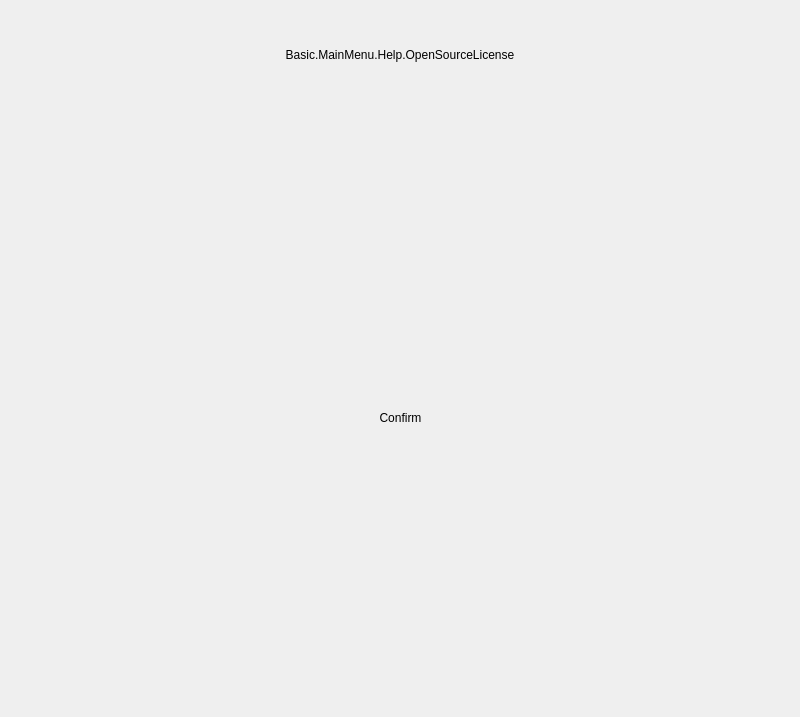
<?xml version="1.0" encoding="UTF-8"?>
<ui version="4.0">
 <class>PLSOpenSourceView</class>
 <widget class="QWidget" name="PLSOpenSourceView">
  <property name="geometry">
   <rect>
    <x>0</x>
    <y>0</y>
    <width>800</width>
    <height>717</height>
   </rect>
  </property>
  <property name="windowTitle">
   <string>PLSOpenSourceView</string>
  </property>
  <property name="styleSheet">
   <string notr="true"/>
  </property>
  <layout class="QVBoxLayout" name="verticalLayout">
   <property name="spacing">
    <number>0</number>
   </property>
   <property name="leftMargin">
    <number>0</number>
   </property>
   <property name="topMargin">
    <number>0</number>
   </property>
   <property name="rightMargin">
    <number>0</number>
   </property>
   <property name="bottomMargin">
    <number>0</number>
   </property>
   <item>
    <spacer name="verticalSpacer">
     <property name="orientation">
      <enum>Qt::Vertical</enum>
     </property>
     <property name="sizeType">
      <enum>QSizePolicy::Fixed</enum>
     </property>
     <property name="sizeHint" stdset="0">
      <size>
       <width>20</width>
       <height>40</height>
      </size>
     </property>
    </spacer>
   </item>
   <item>
    <layout class="QHBoxLayout" name="horizontalLayout">
     <item>
      <spacer name="horizontalSpacer">
       <property name="orientation">
        <enum>Qt::Horizontal</enum>
       </property>
       <property name="sizeType">
        <enum>QSizePolicy::Fixed</enum>
       </property>
       <property name="sizeHint" stdset="0">
        <size>
         <width>20</width>
         <height>20</height>
        </size>
       </property>
      </spacer>
     </item>
     <item>
      <widget class="QLabel" name="topTitleLabel">
       <property name="sizePolicy">
        <sizepolicy hsizetype="Preferred" vsizetype="Fixed">
         <horstretch>0</horstretch>
         <verstretch>0</verstretch>
        </sizepolicy>
       </property>
       <property name="minimumSize">
        <size>
         <width>0</width>
         <height>30</height>
        </size>
       </property>
       <property name="maximumSize">
        <size>
         <width>16777215</width>
         <height>30</height>
        </size>
       </property>
       <property name="text">
        <string>Basic.MainMenu.Help.OpenSourceLicense</string>
       </property>
       <property name="alignment">
        <set>Qt::AlignCenter</set>
       </property>
      </widget>
     </item>
     <item>
      <spacer name="horizontalSpacer_2">
       <property name="orientation">
        <enum>Qt::Horizontal</enum>
       </property>
       <property name="sizeType">
        <enum>QSizePolicy::Fixed</enum>
       </property>
       <property name="sizeHint" stdset="0">
        <size>
         <width>20</width>
         <height>20</height>
        </size>
       </property>
      </spacer>
     </item>
    </layout>
   </item>
   <item>
    <spacer name="verticalSpacer_2">
     <property name="orientation">
      <enum>Qt::Vertical</enum>
     </property>
     <property name="sizeType">
      <enum>QSizePolicy::Fixed</enum>
     </property>
     <property name="sizeHint" stdset="0">
      <size>
       <width>20</width>
       <height>30</height>
      </size>
     </property>
    </spacer>
   </item>
   <item>
    <layout class="QHBoxLayout" name="horizontalLayout_2">
     <item>
      <spacer name="horizontalSpacer_3">
       <property name="orientation">
        <enum>Qt::Horizontal</enum>
       </property>
       <property name="sizeType">
        <enum>QSizePolicy::Fixed</enum>
       </property>
       <property name="sizeHint" stdset="0">
        <size>
         <width>25</width>
         <height>20</height>
        </size>
       </property>
      </spacer>
     </item>
     <item>
      <widget class="QWidget" name="cefBackView" native="true">
       <property name="minimumSize">
        <size>
         <width>0</width>
         <height>248</height>
        </size>
       </property>
       <layout class="QVBoxLayout" name="verticalLayout_2">
        <property name="spacing">
         <number>0</number>
        </property>
        <property name="leftMargin">
         <number>0</number>
        </property>
        <property name="topMargin">
         <number>0</number>
        </property>
        <property name="rightMargin">
         <number>0</number>
        </property>
        <property name="bottomMargin">
         <number>0</number>
        </property>
       </layout>
      </widget>
     </item>
     <item>
      <spacer name="horizontalSpacer_4">
       <property name="orientation">
        <enum>Qt::Horizontal</enum>
       </property>
       <property name="sizeType">
        <enum>QSizePolicy::Fixed</enum>
       </property>
       <property name="sizeHint" stdset="0">
        <size>
         <width>25</width>
         <height>20</height>
        </size>
       </property>
      </spacer>
     </item>
    </layout>
   </item>
   <item>
    <spacer name="verticalSpacer_3">
     <property name="orientation">
      <enum>Qt::Vertical</enum>
     </property>
     <property name="sizeType">
      <enum>QSizePolicy::Fixed</enum>
     </property>
     <property name="sizeHint" stdset="0">
      <size>
       <width>20</width>
       <height>30</height>
      </size>
     </property>
    </spacer>
   </item>
   <item>
    <layout class="QHBoxLayout" name="horizontalLayout_3">
     <property name="spacing">
      <number>0</number>
     </property>
     <item>
      <widget class="QLabel" name="lineView">
       <property name="sizePolicy">
        <sizepolicy hsizetype="Preferred" vsizetype="Fixed">
         <horstretch>0</horstretch>
         <verstretch>0</verstretch>
        </sizepolicy>
       </property>
       <property name="minimumSize">
        <size>
         <width>0</width>
         <height>1</height>
        </size>
       </property>
       <property name="maximumSize">
        <size>
         <width>16777215</width>
         <height>1</height>
        </size>
       </property>
       <property name="text">
        <string/>
       </property>
      </widget>
     </item>
    </layout>
   </item>
   <item>
    <spacer name="verticalSpacer_4">
     <property name="orientation">
      <enum>Qt::Vertical</enum>
     </property>
     <property name="sizeType">
      <enum>QSizePolicy::Fixed</enum>
     </property>
     <property name="sizeHint" stdset="0">
      <size>
       <width>20</width>
       <height>19</height>
      </size>
     </property>
    </spacer>
   </item>
   <item>
    <layout class="QHBoxLayout" name="horizontalLayout_4">
     <item>
      <spacer name="horizontalSpacer_5">
       <property name="orientation">
        <enum>Qt::Horizontal</enum>
       </property>
       <property name="sizeHint" stdset="0">
        <size>
         <width>40</width>
         <height>20</height>
        </size>
       </property>
      </spacer>
     </item>
     <item>
      <widget class="QPushButton" name="confirmButton">
       <property name="sizePolicy">
        <sizepolicy hsizetype="Fixed" vsizetype="Fixed">
         <horstretch>0</horstretch>
         <verstretch>0</verstretch>
        </sizepolicy>
       </property>
       <property name="minimumSize">
        <size>
         <width>175</width>
         <height>40</height>
        </size>
       </property>
       <property name="maximumSize">
        <size>
         <width>175</width>
         <height>40</height>
        </size>
       </property>
       <property name="text">
        <string>Confirm</string>
       </property>
       <property name="flat">
        <bool>true</bool>
       </property>
      </widget>
     </item>
     <item>
      <spacer name="horizontalSpacer_6">
       <property name="orientation">
        <enum>Qt::Horizontal</enum>
       </property>
       <property name="sizeHint" stdset="0">
        <size>
         <width>40</width>
         <height>20</height>
        </size>
       </property>
      </spacer>
     </item>
    </layout>
   </item>
   <item>
    <spacer name="verticalSpacer_5">
     <property name="orientation">
      <enum>Qt::Vertical</enum>
     </property>
     <property name="sizeHint" stdset="0">
      <size>
       <width>20</width>
       <height>40</height>
      </size>
     </property>
    </spacer>
   </item>
  </layout>
 </widget>
 <resources/>
 <connections/>
</ui>
